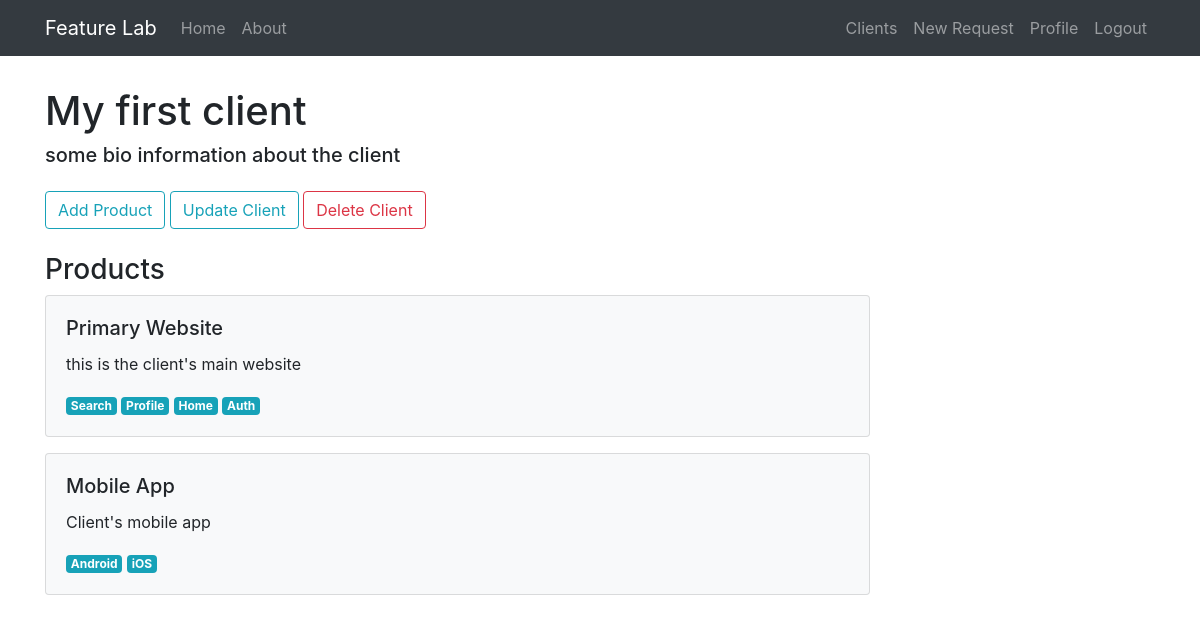
/client/1 (signed in), run on an earlier commit of the app's database.
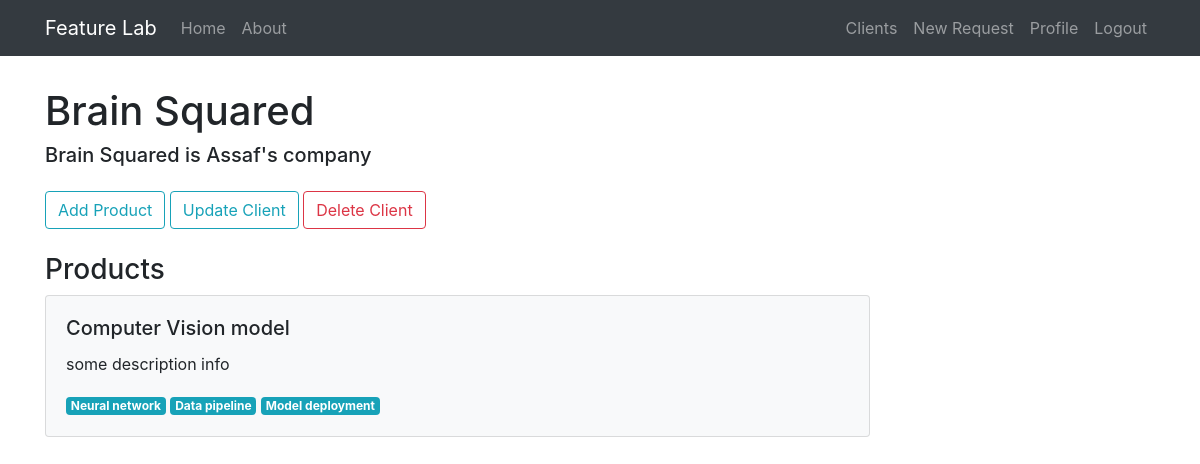
And on a later commit of the database.
### feature_lab/models.py (models this page shows, shortened)
class Client(db.Model):
    id = db.Column(db.Integer, primary_key=True)
    name = db.Column(db.String(20), unique=True, nullable=False)
    email = db.Column(db.String(120), unique=True, nullable=False)
    bio = db.Column(db.Text(), nullable=False)
    priority = db.Column(db.Integer, nullable=False)
    phone_number = db.Column(db.String(15))
    created_at = db.Column(db.DateTime, nullable=False, default=datetime.utcnow)
    products = db.relationship('Product', backref='owner', lazy=True)
    user_id = db.Column(db.Integer, db.ForeignKey('user.id'), nullable=False)

class Product(db.Model):
    id = db.Column(db.Integer, primary_key=True)
    name = db.Column(db.String(20), unique=True, nullable=False)
    description = db.Column(db.Text(), nullable=False)
    owner_id = db.Column(db.Integer, db.ForeignKey('client.id'), nullable=False)
    requests = db.relationship('FeatureRequest', backref='product', lazy=True)
    areas = db.relationship('ProductArea', backref='product', lazy=True)

class ProductArea(db.Model):
    id = db.Column(db.Integer, primary_key=True)
    name = db.Column(db.String(30), nullable=False)
    product_id = db.Column(db.Integer, db.ForeignKey('product.id'), nullable=False)

### feature_lab/clients/routes.py (the view)
@clients.route('/client/<int:client_id>')
@login_required
def client(client_id):
    client = Client.query.get_or_404(int(client_id))
    return render_template('client.html', client=client)

### feature_lab/models.py (called while the page is built)
@login_manager.user_loader
def load_user(user_id):
    return User.query.get(int(user_id))

### feature_lab/templates/client.html (shortened to what this page needs)
{% extends 'layout.html' %}
{% block content %}
    <h1>{{client.name}}</h1>
    <h5 class="mb-4">{{client.bio}}</h5>
    <button class="btn btn-outline-info" onclick="window.location='/create_product/{{client.id}}'">Add Product</button>
    <button class="btn btn-outline-info" onclick="window.location='/client/{{client.id}}/update'">Update Client</button>
    <button type="button" class="btn btn-outline-danger" data-toggle="modal" data-target="#deleteModal">Delete Client</button>
    <h3 class="mt-4">Products</h3>
    {% if client.products %}
        {% for product in client.products %}
            <div>
                <a href="/product/{{ product.id }}" class="request-card">
                    <div class="card bg-light mb-3 p-3 mr-0">
                        <div class="p-1">
                            <h5 class="card-title">{{ product.name }}</h5>
                            <p class="card-text">{{ product.description }}</p>
                            {% for area in product.areas %}
                                <span class="badge badge-info">{{ area.name }}</span>
                            {% endfor %}
                        </div>
                    </div>
                </a>
            </div>
        {% endfor %}
    {% else %}
        <div class="p-5 text-secondary">
            <p>This client does not have any products yet. <a href="/create_product/{{client.id}}">Create product.</a></p>
        </div>
    {% endif %}
{% endblock content %}

### feature_lab/templates/layout.html (shortened to what this page needs)
<!DOCTYPE html>
<html>
<head>
    <link rel="stylesheet" href="https://stackpath.bootstrapcdn.com/bootstrap/4.3.1/css/bootstrap.min.css">
    <link rel="stylesheet" type="text/css" href="{{ url_for('static', filename='custom.css') }}">
</head>
<body>
    <nav class="navbar navbar-expand-lg navbar-dark bg-dark fixed-top">
        <div class="container">
            <a class="navbar-brand" href="/">Feature Lab</a>
            <div class="collapse navbar-collapse" id="navbarToggle">
                <div class="navbar-nav mr-auto">
                    <a class="nav-item nav-link" href="/">Home</a>
                    <a class="nav-item nav-link" href="/about">About</a>
                </div>
                <div class="navbar-nav">
                    {% if current_user.is_authenticated %}
                        <a class="nav-item nav-link" href="/clients">Clients</a>
                        <a class="nav-item nav-link" href="/create_request">New Request</a>
                        <a class="nav-item nav-link" href="#">Profile</a>
                        <a class="nav-item nav-link" href="/logout">Logout</a>
                    {% else %}
                        <a class="nav-item nav-link" href="/signup">Register</a>
                        <a class="nav-item nav-link" href="/login">Login</a>
                    {% endif %}
                </div>
            </div>
        </div>
    </nav>
    <main class="container" role="main" style="margin-top:10ex">
        <div class="row">
            <div class="col-md-9">
                {% block content %}{% endblock %}
            </div>
        </div>
    </main>
</body>
</html>

### feature_lab/static/custom.css (style rules this page uses)
a.request-card, a.request-card:hover { color: inherit; text-decoration: none; max-width: 35rem; }

What changed in the data, as far as the page shows it:
removed Product: name "Primary Website", description "this is the client's main website", ProductArea (name "Search"), ProductArea (name "Profile"), ProductArea (name "Home")
removed ProductArea: name "Auth"
removed Product: name "Mobile App", description "Client's mobile app"
removed ProductArea: name "Android", shown under "Mobile App"
removed ProductArea: name "iOS", shown under "Mobile App"
changed Client: name "My first client" → "Brain Squared"; bio "some bio information about the client" → "Brain Squared is Assaf's company"
added Product: name "Computer Vision model", description "some description info", ProductArea (name "Neural network"), ProductArea (name "Data pipeline"), ProductArea (name "Model deployment")
